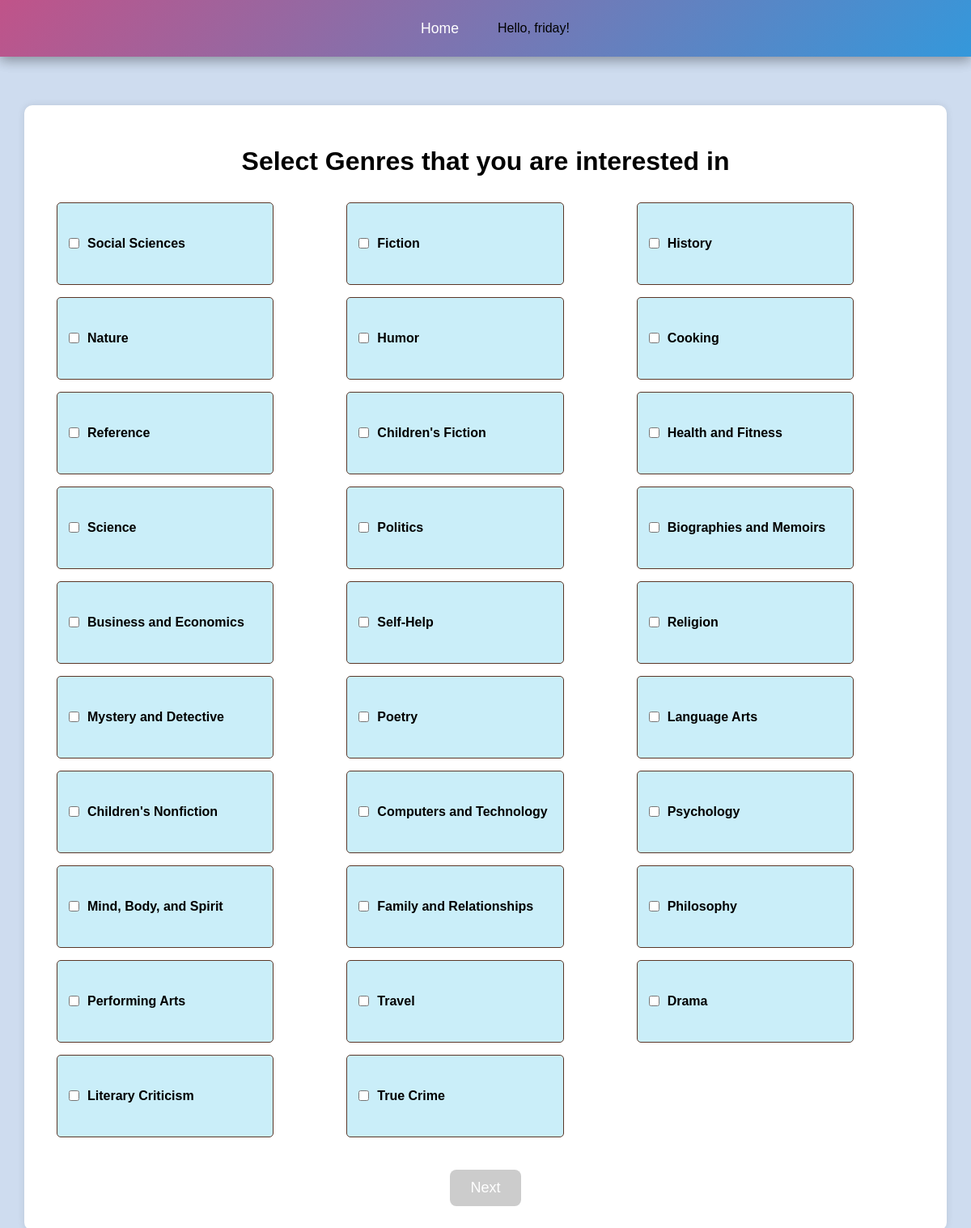
Screenshot of /genre-selection/ (signed in) with the database file from the repository.
### tweets/models.py (models this page shows, shortened)
class Genre(models.Model):
    name = models.CharField(max_length=100, unique=True)
    description = models.TextField(blank=True, null=True)

### tweets/views.py (the view, shortened to what this page needs)
# urls.py: path('genre-selection/', views.genre_selection, name='genre_selection'),
@never_cache
@login_required(login_url='login')
def genre_selection(request):
    try:
        profile = UserProfile.objects.get(user=request.user)
        if profile.selected_genres.exists():
            return redirect("home")
    except UserProfile.DoesNotExist:
        UserProfile.objects.create(user=request.user)
        return redirect("genre_selection")
    except Exception as e:
        print(f"Error in genre selection: {e}")
        messages.error(request, "")
    return render(request, "genre_selection.html", {
        "genres": Genre.objects.all()
    })

### templates/genre_selection.html (shortened to what this page needs)
{% load static %}
<!DOCTYPE html>
<html lang="en">
<head>
    <link rel="stylesheet" href="{% static 'genre_selectiions.css' %}">
</head>
<body>
    <header class="main-header">
        <nav class="navbar">
            <div class="nav-links">
                {% if user.is_authenticated %}
                <span class="user-greeting">
                    Hello, {{ user.username }}!
                </span>
                {% endif %}
            </div>
        </nav>
    </header>
    <header class="main-header">
        <nav class="navbar">
            <div class="nav-links">
                <a href="{% url 'home' %}" class="nav-item">   Home </a>
                {% if user.is_authenticated %}
                <span class="user-greeting">
                    Hello, {{ user.username }}!
                </span>
                {% endif %}
            </div>
        </nav>
    </header>
    <div class="container">
        <h1>Select Genres that you are interested in</h1>
        <form method="POST" action="{% url 'get_selection' %}">
            <div class="genres">
                {% for genre in genres %}
                <label class="genre-option">
                    <input type="checkbox" name="selected_genres" value="{{ genre.name }}"> {{ genre.name }}
                </label><br>
                {% endfor %}
            </div>
            <button type="submit" id="submit-btn" disabled>Next</button>
        </form>
    </div>
</body>
</html>

### static/genre_selectiions.css (style rules this page uses)
body { font-family: Arial, sans-serif; background-color: #cedcef; text-align: center; margin: 0; padding: 0; display: flex; justify-content: center; align-items: center; min-height: 100vh; }
.main-header { background: linear-gradient(135deg, #c05389 0%, #3498db 100%); box-shadow: 0 4px 15px rgba(0, 0, 0, 0.2); position: fixed; top: 0; left: 0; right: 0; z-index: 1000; padding: 0 2rem; }
.navbar { display: flex; justify-content: center; align-items: center; max-width: 1200px; margin: 0 auto; height: 70px; }
.nav-links { display: flex; gap: 2rem; align-items: center; }
.nav-item { color: #fff; text-decoration: none; font-size: 1.1rem; padding: 0.5rem 1rem; border-radius: 5px; transition: all 0.3s ease; display: flex; align-items: center; gap: 0.5rem; position: relative; }
.nav-item::after { content: ''; position: absolute; bottom: -5px; left: 0; width: 0; height: 2px; background: #fff; transition: width 0.3s ease; }
.container { max-width: 90%; width: 1100px; background: white; padding: 30px; border-radius: 10px; box-shadow: 0 0 10px rgba(0, 0, 0, 0.1); margin-top: 130px; }
.genres { display: grid; grid-template-columns: repeat(6, 1fr); gap: 15px; justify-content: center; align-items: center; padding: 10px; }
.genre-option { display: flex; align-items: center; justify-content: left; background: rgb(202, 238, 249); border: 1px solid #5a3728; border-radius: 5px; padding: 10px; font-size: 16px; font-weight: bold; cursor: pointer; transition: background 0.3s; height: 80px; width: 150%; }
.genre-option input { margin-right: 10px; }
#submit-btn { background-color: #5a3728; color: white; border: none; padding: 12px 25px; font-size: 18px; border-radius: 8px; cursor: pointer; transition: background 0.3s; margin-top: 30px; }
#submit-btn:disabled { background-color: #ccc; cursor: not-allowed; }

### rows the page displays
Genre: name "Social Sciences"
Genre: name "Fiction"
Genre: name "History"
Genre: name "Nature"
Genre: name "Humor"
Genre: name "Cooking"
Genre: name "Reference"
Genre: name "Children's Fiction"
Genre: name "Health and Fitness"
Genre: name "Science"
Genre: name "Politics"
Genre: name "Biographies and Memoirs"
Genre: name "Business and Economics"
Genre: name "Self-Help"
Genre: name "Religion"
Genre: name "Mystery and Detective"
Genre: name "Poetry"
Genre: name "Language Arts"
Genre: name "Children's Nonfiction"
Genre: name "Computers and Technology"
Genre: name "Psychology"
Genre: name "Mind, Body, and Spirit"
Genre: name "Family and Relationships"
Genre: name "Philosophy"
Genre: name "Performing Arts"
Genre: name "Travel"
Genre: name "Drama"
Genre: name "Literary Criticism"
Genre: name "True Crime"

### other values shown
{{ user.username }} "friday"
